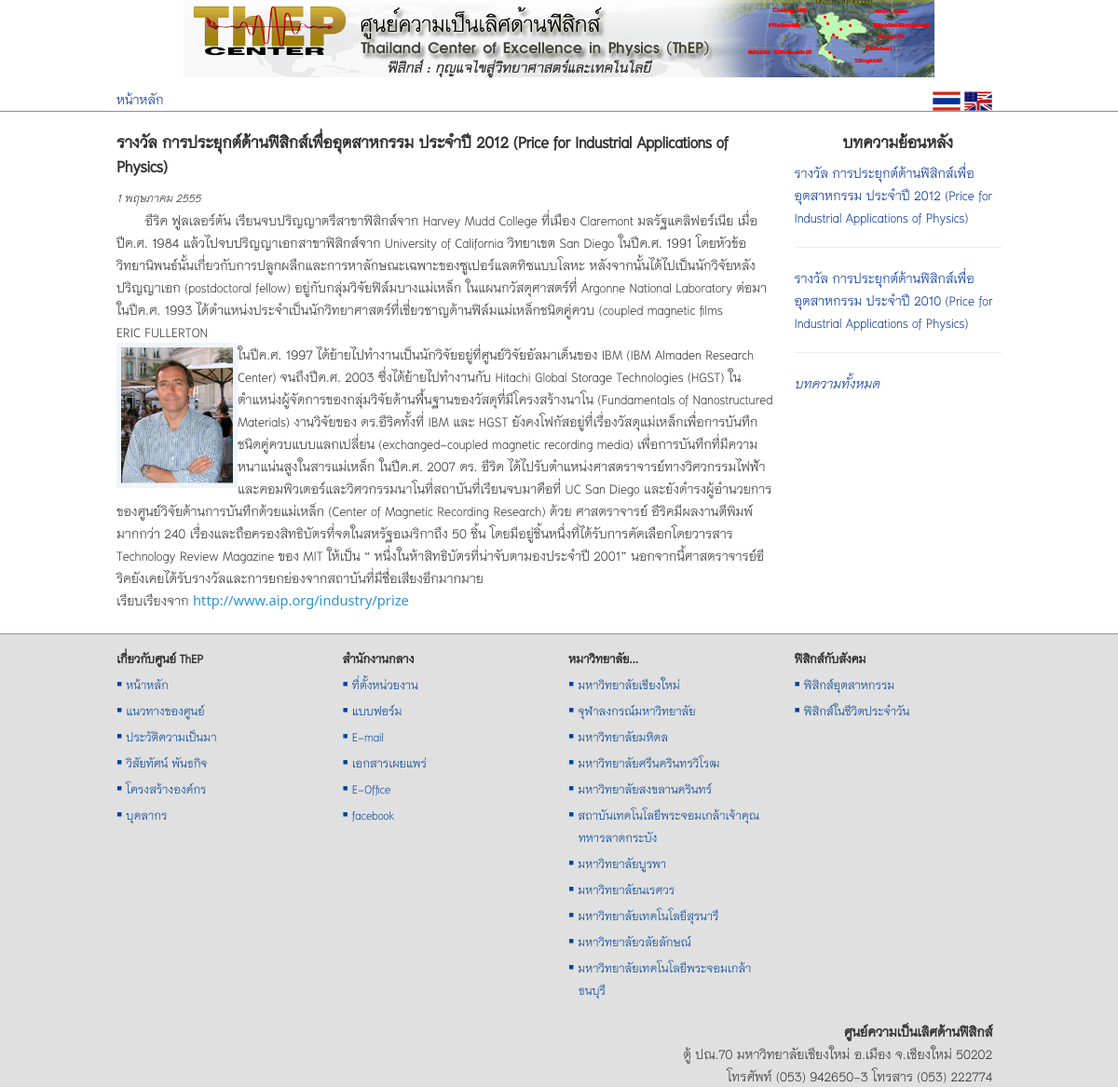
/views/industrial.php, run on the app's committed database.
### tables this page shows
CREATE TABLE `tb_social` (
  `id` int(11) NOT NULL auto_increment,
  `type` varchar(255) NOT NULL,
  `title` varchar(255) NOT NULL,
  `date` varchar(255) NOT NULL,
  `featured_img` varchar(255) NOT NULL,
  `content_short` text NOT NULL,
  `content_long` text NOT NULL,
  `modified` varchar(255) NOT NULL,
  PRIMARY KEY  (`id`)
);

### src/system/functions.php (called while the page is built, shortened)
<?php
function thai_date($str_date, $show_day = "n") {
    $time_stamp = strtotime($str_date);
    $days = array("อาทิตย์", "จันทร์", "อังคาร", "พุธ", "พฤหัสบดี", "ศุกร์", "เสาร์");
    $months = array("มกราคม", "กุมภาพันธ์", "มีนาคม", "เมษายน", "พฤษภาคม", "มิถุนายน", "กรกฎาคม", "สิงหาคม", "กันยายน", "ตุลาคม", "พฤศจิกายน", "ธันวาคม");
    $d = date('w', $time_stamp);
    $day = $days[$d];
    $date = date('j', $time_stamp);
    $m = date('m', $time_stamp) - 1;
    $month = $months[$m];
    $year = date('Y', $time_stamp) + 543;
    if ($show_day == 'y') {
        return "วัน$day ที่ $date $month พ.ศ.$year";
    } else {
        return "$date $month $year";
    }
}
?>

### src/views/industrial.php (the view, shortened to what this page needs)
<?php
$type = 'industrial';
?>
</head>
<body>
    <div class="container">
        <div id="show-social" class="row">
            <?php
            if (isset($_GET['article_id'])) {
                $article_id = $_GET['article_id'];
                ?>
                <div class="col-sm-9 col-md-9">
                    <?php
                    $admin_txt = '
                    <p>
                        <a id="edit-social" style="cursor: pointer; font-weight: bold;"><span class="glyphicon glyphicon-wrench"></span> Edit</a>
                    </p>
                    <script>
                        $(function() {
                            $("#edit-social").click(function() {
                                $(document).ajaxStart(function() {
                                    $("#show-social").html("<div class=\"span12 text-center\" ><img src=\"../images/demo_wait.gif\"></div>");
                                });
                                $.get("' . controller('edit-social') . '", {edit_social:' . $article_id . '},
                                function(data) {
                                    $("#show-social").html(data);
                                }
                                );
                            });
                        });
                    </script>
                             ';
                    admin($admin_txt);
                    $sql = "SELECT * FROM tb_social WHERE id = $article_id AND type = '$type';";
                    $result = mysql_query($sql);
                    if (!empty($result)) {
                        while ($p = mysql_fetch_array($result)) {
                            echo '
                    <div>
                        <h3>' . htmlspecialchars_decode($p['title']) . '</h3>
                        <p><small><em>' . thai_date($p['date']) . '</small></em></p>
                        ' . htmlspecialchars_decode($p['content_long']) . '
                    </div>
                            ';
                        }
                    } else {
                        echo '
                        <div class="bs-example">
                            <p>ขออภัย ไม่พบข้อมูล</p>
                        </div>
                        ';
                    }
                    ?>
                </div>
                <div class="col-sm-3 col-md-3">
                    <h3 class="text-center">บทความย้อนหลัง</h3>
                    <?php
                    $sql = "SELECT * FROM tb_social WHERE type = '$type' ORDER BY date DESC;";
                    $result = mysql_query($sql);
                    if (mysql_num_rows($result) > 0) {
                        while ($p = mysql_fetch_array($result)) {
                            echo '
                        <p><a href="' . $type . '.php?article_id=' . $p['id'] . '">' . htmlspecialchars_decode($p['title']) . '</a></p>
                        <hr>
                            ';
                        }
                        ?>
                        <a href="<?php echo $type; ?>.php?show=all"><em>บทความทั้งหมด</em></a>
                        <?php
                    } else {
                        echo '
                        <div class="bs-example">
                            <p>ขออภัย ไม่พบข้อมูล</p>
                        </div>
                        ';
                    }
                    ?>
                </div>
                <?php
            } else {
                ?>
                <div class = "col-sm-9 col-md-9">
                    <?php
                    $sql = "SELECT * FROM tb_social WHERE type = '$type' ORDER BY date DESC;";
                    $result = mysql_query($sql);
                    if (mysql_num_rows($result) > 0) {
                        $p = mysql_fetch_array($result);
                        echo '
                    <div>
                        <h3>' . htmlspecialchars_decode($p['title']) . '</h3>
                        <p><small><em>' . thai_date($p['date']) . '</small></em></p>
                        ' . htmlspecialchars_decode($p['content_long']) . '
                    </div>
                            ';
                    } else {
                        echo '
                        <div class="bs-example">
                            <p>ขออภัย ไม่พบข้อมูล</p>
                        </div>
                        ';
                    }
                    ?>
                </div>
                <div class="col-sm-3 col-md-3">
                    <h3 class="text-center">บทความย้อนหลัง</h3>
                    <?php
                    $sql = "SELECT * FROM tb_social WHERE type = '$type' ORDER BY date DESC;";
                    $result = mysql_query($sql);
                    if (mysql_num_rows($result) > 0) {
                        while ($p = mysql_fetch_array($result)) {
                            echo '
                        <p><a href="' . $type . '.php?article_id=' . $p['id'] . '">' . htmlspecialchars_decode($p['title']) . '</a></p>
                        <hr>
                            ';
                        }
                        ?>
                        <a href="<?php echo $type; ?>.php?show=all"><em>บทความทั้งหมด</em></a>
                        <?php
                    } else {
                        echo '
                        <div class="bs-example">
                            <p>ขออภัย ไม่พบข้อมูล</p>
                        </div>
                        ';
                    }
                    ?>
                </div>
                <?
            }
            ?>
        </div>
    </div>
</body>
</html>

### src/themes/assets/css/docs.css (style rules this page uses)
body { position: relative; padding-top: 50px; }

### src/style/main.css (style rules this page uses)
body { margin: 0; padding: 0; width: 100%; background-color: #FFF; font-family: 'TH Niramit AS'; font-size: 20px; line-height: 24px; color: #333; }
h1, h2, h3, h4, h5, h6, .h1, .h2, .h3, .h4, .h5, .h6 { font-family: 'TH Niramit AS'; font-weight: 600; }
a { text-decoration: none; color: #003399; }
h1, h2, h3 { margin-top: 10px; margin-bottom: 8px; }
p { margin: 0 }
.col-xs-1, .col-xs-2, .col-xs-3, .col-xs-4, .col-xs-5, .col-xs-6, .col-xs-7, .col-xs-8, .col-xs-9, .col-xs-10, .col-xs-11, .col-xs-12, .col-sm-1, .col-sm-2, .col-sm-3, .col-sm-4, .col-sm-5, .col-sm-6, .col-sm-7, .col-sm-8, .col-sm-9, .col-sm-10, .col-sm-11, .col-sm-12, .col-md-1, .col-md-2, .col-md-3, .col-md-4, .col-md-5, .col-md-6, .col-md-7, .col-md-8, .col-md-9, .col-md-10, .col-md-11, .col-md-12, .col-lg-1, .col-lg-2, .col-lg-3, .col-lg-4, .col-lg-5, .col-lg-6, .col-lg-7, .col-lg-8, .col-lg-9, .col-lg-10, .col-lg-11, .col-lg-12 { padding-top: 10px; padding-right: 10px; padding-left: 10px; }
@media (min-width: 1200px) { .container { max-width: 100%; } }
@media (min-width: 1200px) { .container > .row, footer > .row { width: 970px; margin: auto; } }

### data on the page
tb_social: title "รางวัล การประยุกต์ด้านฟิสิกส์เพื่ออุตสาหกรรม ประจำปี 2012 (Price for Industrial Applications of Physics)", date "1 พฤษภาคม 2555", content_long "อีริค ฟูลเลอร์ตัน เรียนจบปริญญาตรีสาขาฟิสิกส์จาก Harvey Mudd College ที่เมือง Claremont มลรัฐแคลิฟอร์เนีย เมื่อปีค.ศ. 1984 แล้วไปจบปริญญาเอกสาขาฟิสิกส์จาก University of California วิทยาเขต San Diego ในปีค.ศ. 1991 โดยหัวข้อวิทยานิพนธ์นั้นเกี่ยวกับการปลูกผลึกและการหาลักษณะเฉพาะของซูเปอร์แลตทิซแบบโลหะ หลังจากนั้นได้ไปเป็นนักวิจัยหลังปริญญาเอก (postdoctoral fellow) อยู่กับกลุ่มวิจัยฟิล์มบางแม่เหล็ก ในแผนกวัสดุศาสตร์ที่ Argonne National Laboratory ต่อมาในปีค.ศ. 1993 ได้ตำแหน่งประจำเป็นนักวิทยาศาสตร์ที่เชี่ยวชาญด้านฟิล์มแม่เหล็กชนิดคู่ควบ (coupled magnetic films ERIC FULLERTON ในปีค.ศ. 1997 ได้ย้ายไปทำงานเป็นนักวิจัยอยู่ที่ศูนย์วิจัยอัลมาเด็นของ IBM (IBM Almaden Research Center) จนถึงปีค.ศ. 2003…", content_long (picture)
tb_social: title "รางวัล การประยุกต์ด้านฟิสิกส์เพื่ออุตสาหกรรม ประจำปี 2010 (Price for Industrial Applications of Physics)"
